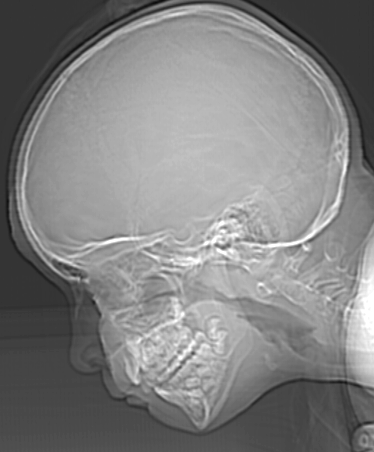
#> input picture Required Images/ctskull.tif, 374 x 452 px, found by its file name
$ python Exp4_2.py
#> lines starting #> are read from the running program, lines starting #| are printed output that depends on the picture
"""
To observe false contouring
"""

import cv2 as cv
import numpy as np
from matplotlib import pyplot as plt

img = cv.imread('ctskull.tif', 0)
#> img is the input picture: shape (452, 374); min 12, max 255, mean 129.4

# [5 lines of commented-out code are left out]


images = []
titles = []

bits = [8, 6, 5, 4, 3, 2, 1]
for k in range(len(bits)):
    levels = 2 ** bits[k]
    divsion_size = 256 / levels

    new_img = np.array(img / divsion_size, dtype='uint8')

    a = np.array(new_img * divsion_size + divsion_size / 2, dtype='uint8')

    images.append(a)
    titles.append("levels = " + str(levels))
#> this loop made 7 passes
#> pass 2, `new_img = np.array(img / divsion_size, dtype='uint8')`:
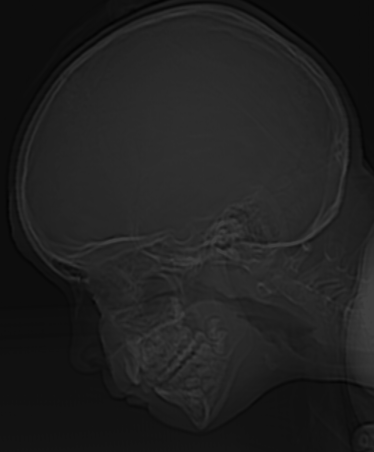
#> new_img: shape (452, 374); min 3, max 63, mean 32
#> after the loop, images = 7 items; titles = ['levels = 256', 'levels = 64', 'levels = 32', 'levels = 16', 'levels = 8', 'levels = 4', 'levels = 2']

for i in range(len(images)):
    plt.subplot(3, 3, i + 1)
    plt.imshow(images[i], cmap='gray')
    plt.title(titles[i])
    plt.xticks([])
    plt.yticks([])

plt.show()
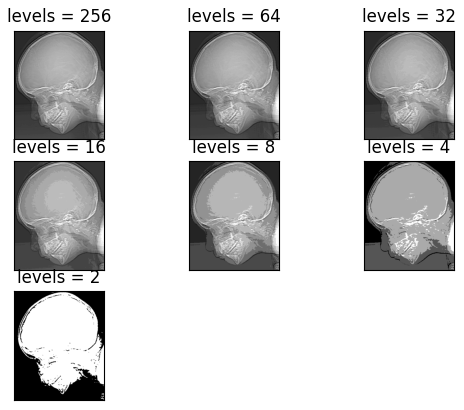
#> figure drawn by matplotlib, 7 panels
cv.destroyAllWindows()

$ run again, with Required Images/cameraman.tif copied over Required Images/ctskull.tif
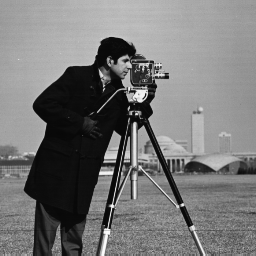
#> input picture Required Images/cameraman.tif, 256 x 256 px, found by its file name
#> img is the input picture: shape (256, 256); min 7, max 253, mean 118.7
#> the loop `for k in range(len(bits)):` made 7 passes
#> pass 2, `new_img = np.array(img / divsion_size, dtype='uint8')`:
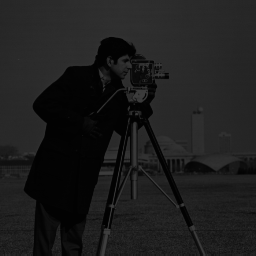
#> new_img: shape (256, 256); min 1, max 63, mean 29.3
#> after the loop `for k in range(len(bits)):`: images = 7 items; titles = ['levels = 256', 'levels = 64', 'levels = 32', 'levels = 16', 'levels = 8', 'levels = 4', 'levels = 2']
#> the loop `for i in range(len(images)):` made 7 passes
